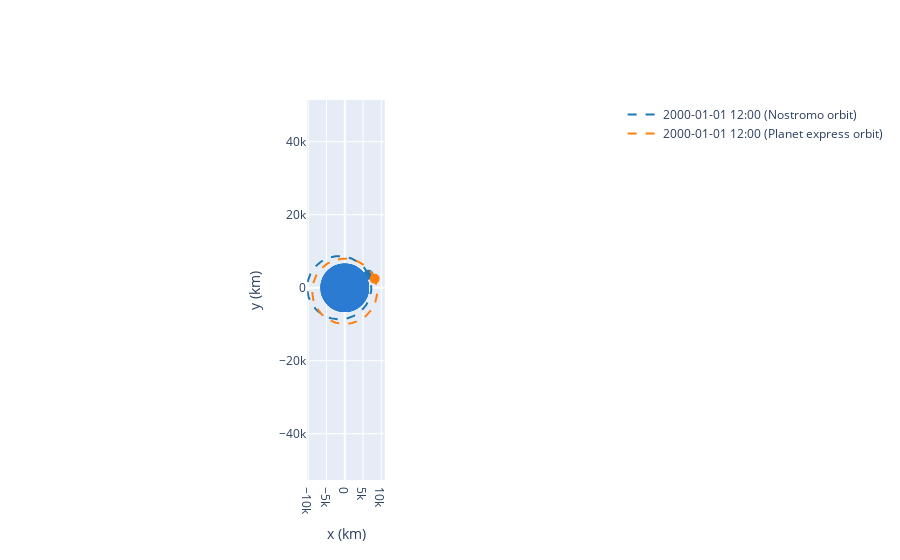

The notebook cell this image was saved under:
### Code cell
op = OrbitPlotter2D()
op.plot(nostromo, label="Nostromo orbit")
op.plot(planet_express, label="Planet express orbit")

### Figure 1 — Plotly figure (JSON) as saved in the notebook; plotly's stock layout.template omitted (floating-point values rounded to 4 significant figures; data arrays with more than 128 entries replaced by an {"elided": "..."} marker saying what was removed)
{"data": [{"hoverinfo": "none", "line": {"color": "rgb(31, 119, 180)", "dash": "dash", "width": 2}, "mode": "lines", "name": "2000-01-01 12:00 (Nostromo orbit)", "type": "scatter", "x": {"elided": "150 float values"}, "y": {"elided": "150 float values"}}, {"marker": {"color": "rgb(31, 119, 180)", "size": 10, "symbol": "circle"}, "mode": "markers", "showlegend": false, "type": "scatter", "x": [6519.0], "y": [3532.0]}, {"hoverinfo": "none", "line": {"color": "rgb(255, 127, 14)", "dash": "dash", "width": 2}, "mode": "lines", "name": "2000-01-01 12:00 (Planet express orbit)", "type": "scatter", "x": {"elided": "150 float values"}, "y": {"elided": "150 float values"}}, {"marker": {"color": "rgb(255, 127, 14)", "size": 10, "symbol": "circle"}, "mode": "markers", "showlegend": false, "type": "scatter", "x": [8198.0], "y": [2432.0]}], "layout": {"autosize": true, "shapes": [{"fillcolor": "#2a7bd1", "line": {"color": "#2a7bd1"}, "opacity": 1, "type": "circle", "x0": -6378.0, "x1": 6378.0, "xref": "x", "y0": -6378.0, "y1": 6378.0, "yref": "y"}, {"fillcolor": "#2a7bd1", "line": {"color": "#2a7bd1"}, "opacity": 1, "type": "circle", "x0": -6378.0, "x1": 6378.0, "xref": "x", "y0": -6378.0, "y1": 6378.0, "yref": "y"}, {"fillcolor": "#2a7bd1", "line": {"color": "#2a7bd1"}, "opacity": 1, "type": "circle", "x0": -6378.0, "x1": 6378.0, "xref": "x", "y0": -6378.0, "y1": 6378.0, "yref": "y"}, {"fillcolor": "#2a7bd1", "line": {"color": "#2a7bd1"}, "opacity": 1, "type": "circle", "x0": -6378.0, "x1": 6378.0, "xref": "x", "y0": -6378.0, "y1": 6378.0, "yref": "y"}], "xaxis": {"autorange": true, "constrain": "domain", "domain": [0.427, 0.573], "range": [-10290.0, 18930.0], "title": {"text": " x (km)"}, "type": "linear"}, "yaxis": {"autorange": true, "domain": [0, 1], "range": [-10940.0, 9689.0], "scaleanchor": "x", "title": {"text": " y (km)"}, "type": "linear"}}}
